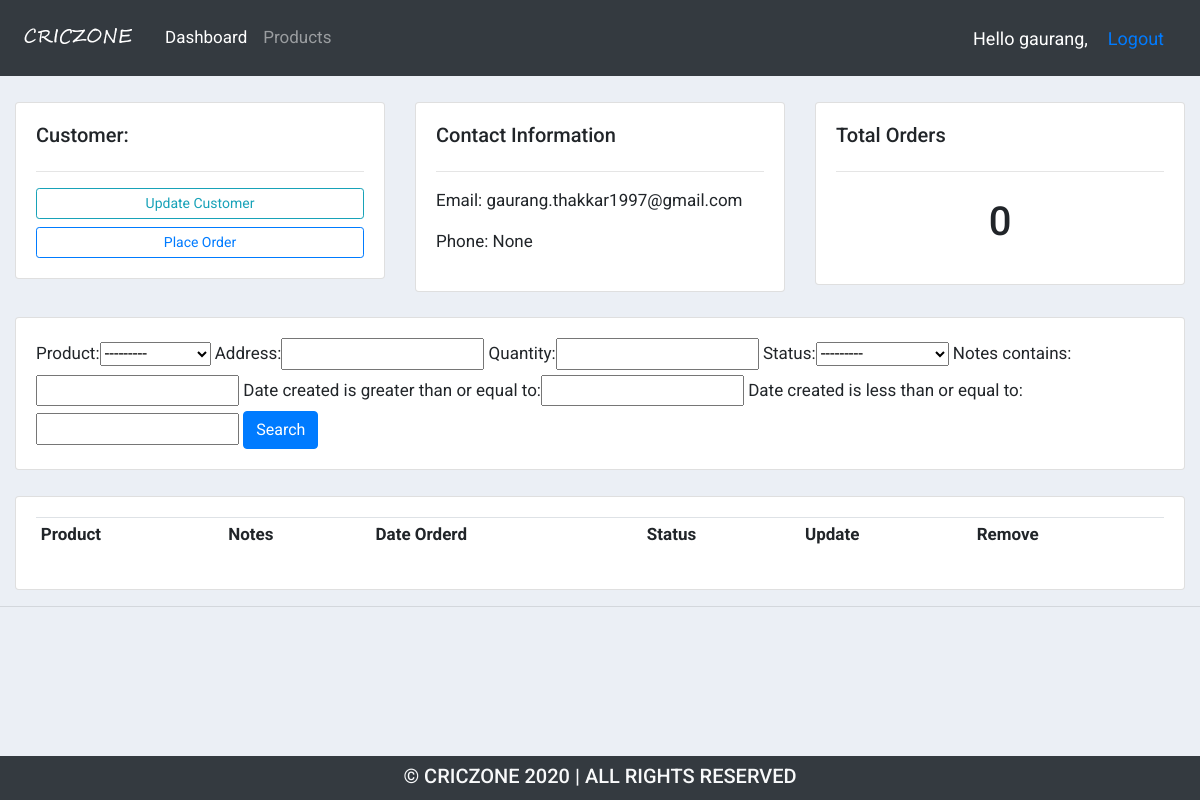
The app's page /customer/14/ (signed in), older data.
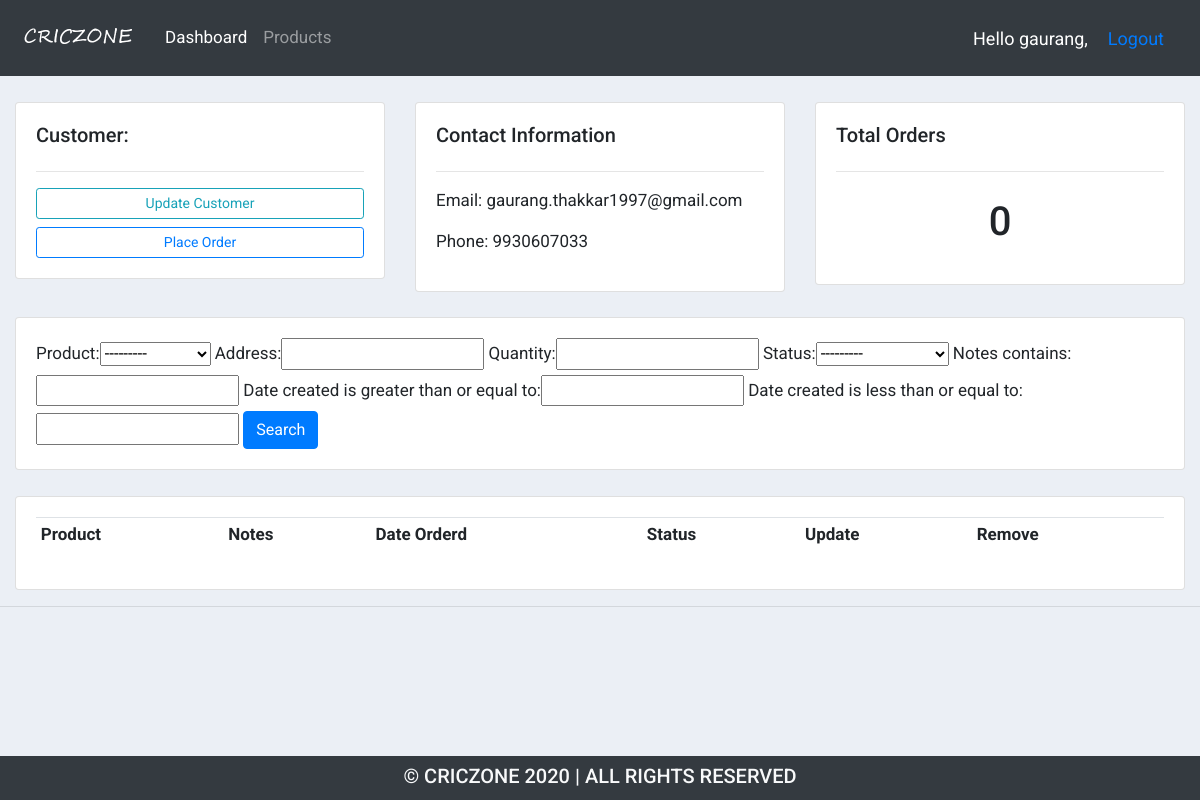
The same page, newer data.
### accounts/models.py (models this page shows, shortened)
class Customer(models.Model):
    user = models.OneToOneField(User, null=True, blank=True, on_delete=models.CASCADE)
    name = models.CharField(max_length=200, null=True)
    phone = models.CharField(max_length=200, null=True)
    email = models.CharField(max_length=200, null=True)
    profile_pic = models.ImageField(default="profile1.png",null=True, blank=True)
    date_created = models.DateTimeField(auto_now_add=True, null=True)

### accounts/decorators.py (the view)
        def wrapper_func(request, *args, **kwargs):
            group = None
            if request.user.groups.exists():
                group = request.user.groups.all()[0].name
            if group in allowed_roles:
                return view_func(request, *args, **kwargs)
            else:
                return HttpResponse("You are not authorized user")

### accounts/models.py (called while the page is built)
    def __str__(self):
       return self.name

### accounts/views.py (called while the page is built)
@login_required(login_url='login')
@allowed_users(allowed_roles=['admin'])
def customer(request,pk):
    customer = Customer.objects.get(id=pk)
    orders = customer.order_set.all()
    myFilter = OrderFilter(request.GET, queryset=orders)
    orders = myFilter.qs
    context = {'customer': customer, 'orders': orders, 'total_orders':orders.count(), 'myFilter':myFilter}
    return render(request, "accounts/customer.html", context)

### accounts/templates/accounts/customer.html (shortened to what this page needs)
{%  extends 'accounts/main.html' %}
{% block content %}
<br>
<div class="row">
    <div class="col-md">
        <div class="card card-body">
            <h5>Customer:</h5>
            <hr>
            <a class="btn btn-outline-info btn-sm btn-block" href="">Update Customer</a>
            <a class="btn btn-outline-primary btn-sm btn-block" href="{% url 'create_order' customer.id %}">Place Order</a>
        </div>
    </div>
    <div class="col-md">
        <div class="card card-body">
            <h5>Contact Information</h5>
            <hr>
            <p>Email: {{customer.email}}</p>
            <p>Phone: {{customer.phone}}</p>
        </div>
    </div>
    <div class="col-md">
        <div class="card card-body">
            <h5>Total Orders</h5>
            <hr>
            <h1 style="text-align: center;padding: 10px">{{total_orders}}</h1>
        </div>
    </div>
</div>
<br>
<div class="row">
    <div class="col">
        <div class="card card-body">
            <form method="get">
                {{myFilter.form}}
                <button class="btn btn-primary" type="submit">Search</button>
            </form>
        </div>
    </div>
</div>
<br>
<div class="row">
    <div class="col-md">
        <div class="card card-body">
            <table class="table table-sm">
                <tr>
                    <th>Product</th>
                    <th>Notes</th>
                    <th>Date Orderd</th>
                    <th>Status</th>
                    <th>Update</th>
                    <th>Remove</th>
                </tr>
            </table>
        </div>
    </div>
</div>
{% endblock %}

Row changes from the older to the newer data that the page shows:
changed Customer "gaurang.thakkar1997@gmail.com": phone "None" → "9930607033"
